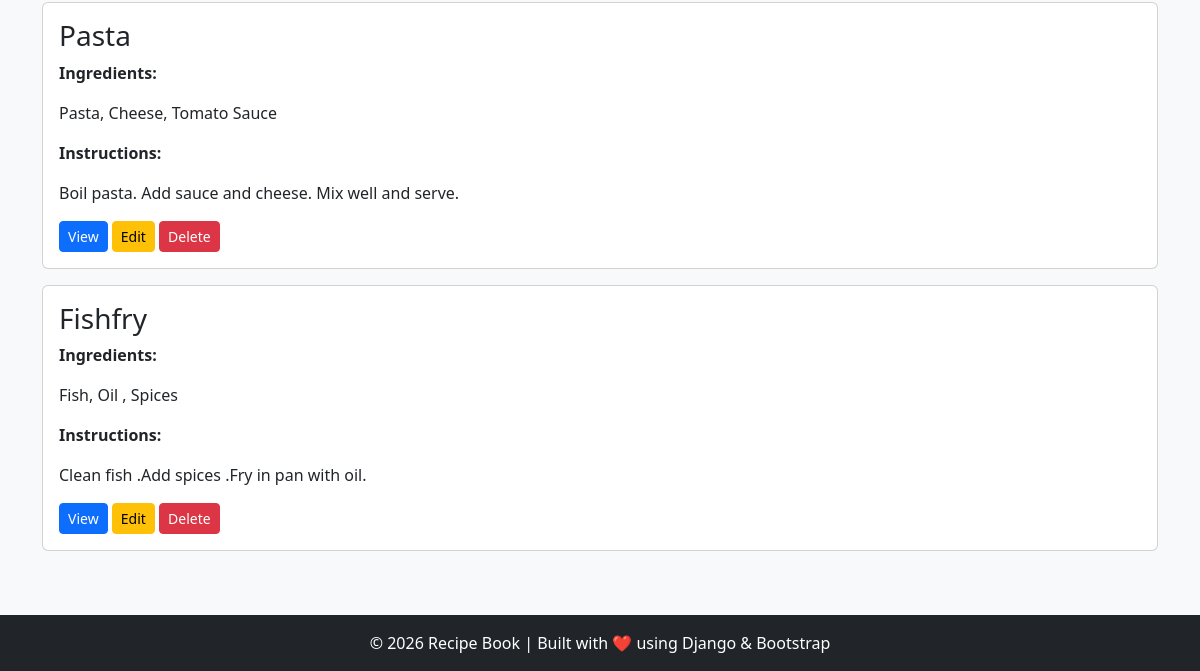
The app's page /recipe/ (lower part), older data.
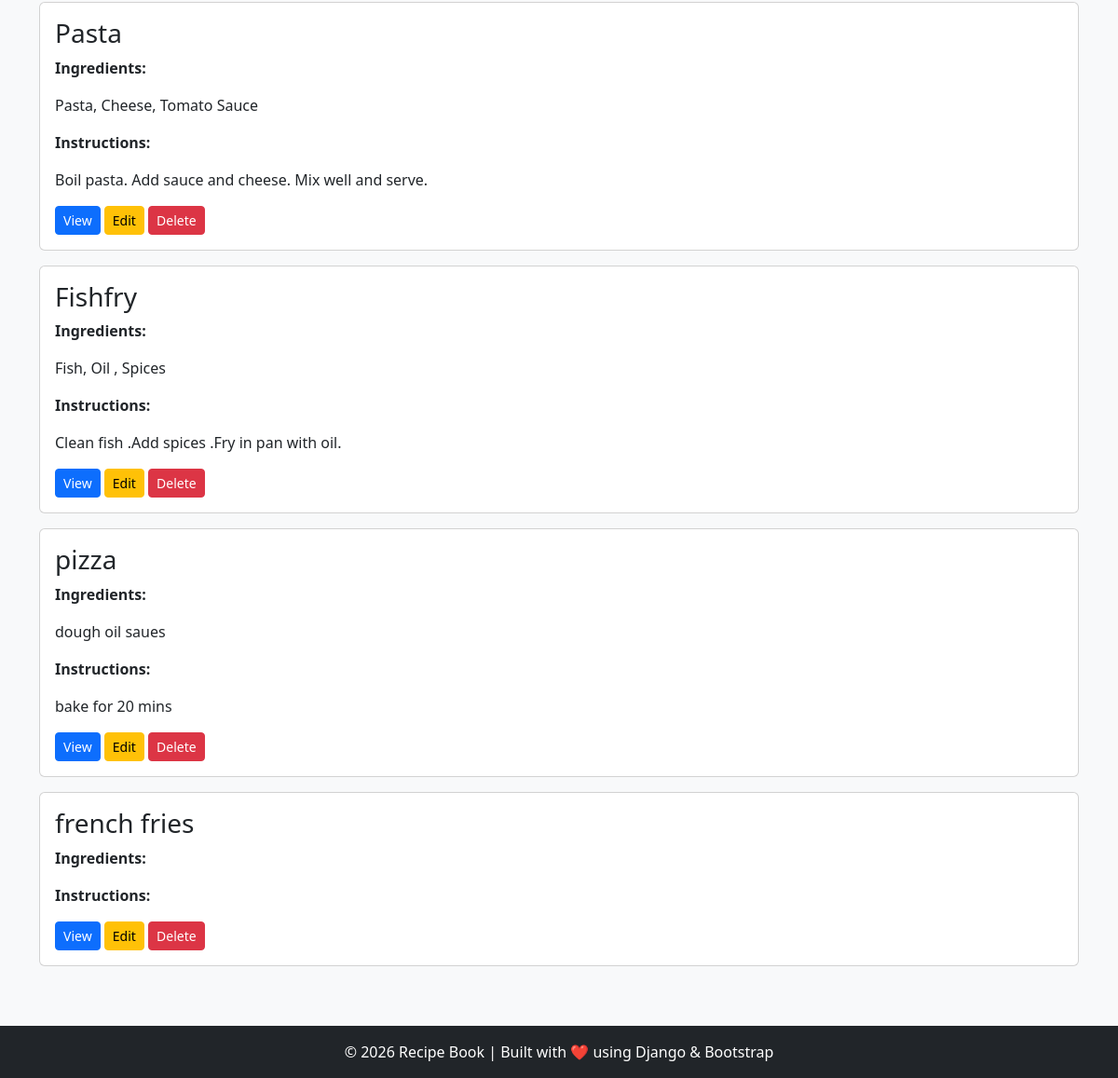
The same page, newer data.
### recipe/models.py (models this page shows, shortened)
class Recipe(models.Model):
    title = models.CharField(max_length=200)
    ingredients = models.TextField()
    instructions = models.TextField()
    image = models.ImageField(
        upload_to='recipes/',
        blank=True,
        null=True
     )

### recipe/views.py (the view)
# urls.py: path('recipe/', views.recipe_list, name='recipe_list'),
def recipe_list(request):
    search = request.GET.get('search')
    if search:
        recipes = Recipe.objects.filter(title__icontains=search)
    else:
        recipes = Recipe.objects.all()
    return render(request, 'recipes.html', {
        'recipes': recipes
    })

### recipe/templates/recipes.html (shortened to what this page needs)
{% extends 'base.html' %}
{% block content %}
{% if recipes %}
    {% for recipe in recipes %}
    <div class="card mb-3">
        <div class="card-body">
            <h3 class="card-title">{{ recipe.title }}</h3>
            <p><strong>Ingredients:</strong></p>
            <p>{{ recipe.ingredients }}</p>
            <p><strong>Instructions:</strong></p>
            <p>{{ recipe.instructions }}</p>
            <a href="{% url 'recipe_detail' recipe.id %}" class="btn btn-primary btn-sm">
                View
            </a>
            <a href="{% url 'edit_recipe' recipe.id %}" class="btn btn-warning btn-sm">
                Edit
            </a>
            <a href="{% url 'delete_recipe' recipe.id %}" class="btn btn-danger btn-sm">
                Delete
            </a>
        </div>
    </div>
    {% endfor %}
{% else %}
    <div class="alert alert-warning text-center">
        <h4>No recipes found.</h4>
        <p>Try searching with a different recipe title.</p>
    </div>
{% endif %}
{% endblock %}

Row changes from the older to the newer data that the page shows:
added Recipe: title "pizza", ingredients "dough oil saues", instructions "bake for 20 mins"
added Recipe: title "french fries"
